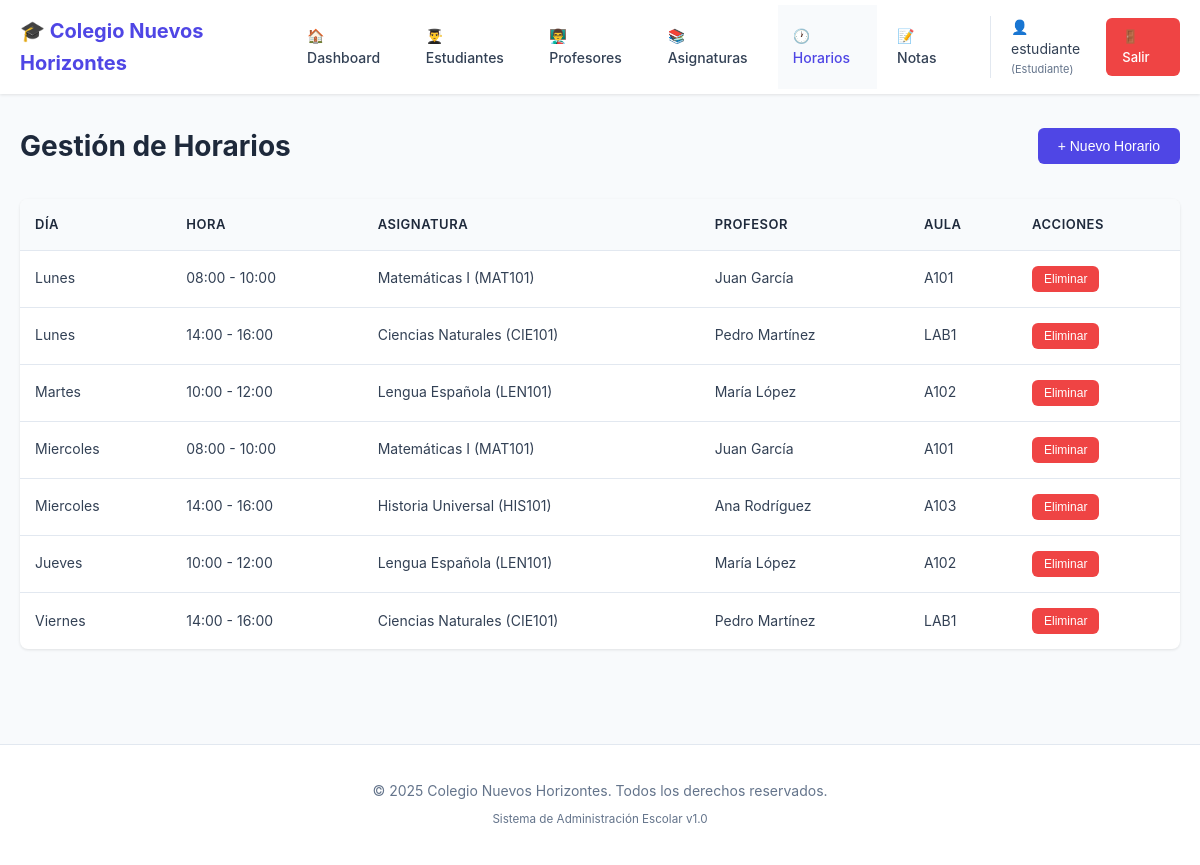
Page /Nuevo-Colegio/horarios.php (signed in) on the committed database.
### tables this page shows
CREATE TABLE horarios (
    id INT PRIMARY KEY AUTO_INCREMENT,
    asignatura_id INT NOT NULL,
    profesor_id INT NOT NULL,
    dia_semana ENUM('lunes', 'martes', 'miercoles', 'jueves', 'viernes', 'sabado') NOT NULL,
    hora_inicio TIME NOT NULL,
    hora_fin TIME NOT NULL,
    aula VARCHAR(20),
    FOREIGN KEY (asignatura_id) REFERENCES asignaturas(id),
    FOREIGN KEY (profesor_id) REFERENCES profesores(id)
);

CREATE TABLE asignaturas (
    id INT PRIMARY KEY AUTO_INCREMENT,
    nombre VARCHAR(100) NOT NULL,
    descripcion TEXT,
    codigo VARCHAR(20) UNIQUE NOT NULL,
    creditos INT DEFAULT 1,
    activo BOOLEAN DEFAULT TRUE
);

### Nuevo-Colegio/horarios.php (the view, shortened to what this page needs)
<?php
$db = getDBConnection();
$stmt = $db->query("
    SELECT h.*, a.nombre as asignatura, a.codigo,
           CONCAT(p.nombre, ' ', p.apellido) as profesor
    FROM horarios h
    JOIN asignaturas a ON h.asignatura_id = a.id
    JOIN profesores p ON h.profesor_id = p.id
    ORDER BY
        FIELD(h.dia_semana, 'lunes', 'martes', 'miercoles', 'jueves', 'viernes', 'sabado'),
        h.hora_inicio
");
$horarios = $stmt->fetchAll();
include 'includes/header.php';
?>
<div class="page-container">
    <div class="page-header">
        <h2>Gestión de Horarios</h2>
        <button onclick="abrirModal()" class="btn btn-primary">+ Nuevo Horario</button>
    </div>
    <div class="table-container">
        <table class="data-table">
            <thead>
                <tr>
                    <th>Día</th>
                    <th>Hora</th>
                    <th>Asignatura</th>
                    <th>Profesor</th>
                    <th>Aula</th>
                    <th>Acciones</th>
                </tr>
            </thead>
            <tbody>
                <?php foreach ($horarios as $h): ?>
                <tr>
                    <td><?php echo ucfirst($h['dia_semana']); ?></td>
                    <td><?php echo substr($h['hora_inicio'], 0, 5) . ' - ' . substr($h['hora_fin'], 0, 5); ?></td>
                    <td><?php echo htmlspecialchars($h['asignatura'] . ' (' . $h['codigo'] . ')'); ?></td>
                    <td><?php echo htmlspecialchars($h['profesor']); ?></td>
                    <td><?php echo htmlspecialchars($h['aula']); ?></td>
                    <td class="actions">
                        <button onclick="eliminarHorario(<?php echo $h['id']; ?>)"
                                class="btn btn-sm btn-danger">Eliminar</button>
                    </td>
                </tr>
                <?php endforeach; ?>
            </tbody>
        </table>
    </div>
</div>
<?php include 'includes/footer.php'; ?>

### Nuevo-Colegio/includes/header.php (shortened to what this page needs)
<!DOCTYPE html>
<html lang="es">
<head>
    <link rel="stylesheet" href="css/style.css">
</head>
<body>
    <nav class="navbar">
        <div class="nav-container">
            <div class="nav-brand">
                <h1>🎓 <?php echo SITE_NAME; ?></h1>
            </div>
            <ul class="nav-menu" id="navMenu">
                <li><a href="dashboard.php" class="<?php echo basename($_SERVER['PHP_SELF']) == 'dashboard.php' ? 'active' : ''; ?>">
                    🏠 Dashboard
                </a></li>
                <li><a href="estudiantes.php" class="<?php echo basename($_SERVER['PHP_SELF']) == 'estudiantes.php' ? 'active' : ''; ?>">
                    👨‍🎓 Estudiantes
                </a></li>
                <li><a href="profesores.php" class="<?php echo basename($_SERVER['PHP_SELF']) == 'profesores.php' ? 'active' : ''; ?>">
                    👨‍🏫 Profesores
                </a></li>
                <li><a href="asignaturas.php" class="<?php echo basename($_SERVER['PHP_SELF']) == 'asignaturas.php' ? 'active' : ''; ?>">
                    📚 Asignaturas
                </a></li>
                <li><a href="horarios.php" class="<?php echo basename($_SERVER['PHP_SELF']) == 'horarios.php' ? 'active' : ''; ?>">
                    🕐 Horarios
                </a></li>
                <li><a href="notas.php" class="<?php echo basename($_SERVER['PHP_SELF']) == 'notas.php' ? 'active' : ''; ?>">
                    📝 Notas
                </a></li>
                <li class="user-menu">
                    <span class="user-name">
                        👤 <?php echo $_SESSION['user_nombre']; ?>
                        <small>(<?php echo ucfirst($_SESSION['user_rol']); ?>)</small>
                    </span>
                    <a href="logout.php" class="logout-btn">🚪 Salir</a>
                </li>
            </ul>
        </div>
    </nav>
    <main class="main-content">

### Nuevo-Colegio/includes/footer.php (shortened to what this page needs)
</main>
    <footer class="footer">
        <div class="footer-content">
            <p>&copy; <?php echo date('Y'); ?> <?php echo SITE_NAME; ?>. Todos los derechos reservados.</p>
            <p><small>Sistema de Administración Escolar v1.0</small></p>
        </div>
    </footer>
</body>
</html>

### Nuevo-Colegio/css/style.css (style rules this page uses)
* { margin: 0; padding: 0; box-sizing: border-box; }
:root { --primary-color: #4f46e5; --secondary-color: #64748b; --success-color: #10b981; --danger-color: #ef4444; --warning-color: #f59e0b; --info-color: #3b82f6; --dark-color: #1e293b; --light-color: #f8fafc; --border-color: #e2e8f0; --text-color: #334155; --shadow: 0 1px 3px rgba(0,0,0,0.1); --shadow-lg: 0 10px 25px rgba(0,0,0,0.1); }
body { font-family: -apple-system, BlinkMacSystemFont, 'Segoe UI', Roboto, Oxygen, Ubuntu, sans-serif; background-color: var(--light-color); color: var(--text-color); line-height: 1.6; }
.navbar { background: white; box-shadow: var(--shadow); position: sticky; top: 0; z-index: 1000; }
.nav-container { max-width: 1400px; margin: 0 auto; padding: 0 20px; display: flex; align-items: center; justify-content: space-between; }
.nav-brand h1 { font-size: 20px; color: var(--primary-color); padding: 15px 0; }
.nav-menu { display: flex; list-style: none; gap: 5px; align-items: center; }
.nav-menu li a { display: block; padding: 20px 15px; text-decoration: none; color: var(--text-color); transition: all 0.3s; font-size: 14px; font-weight: 500; }
.nav-menu li a:hover, .nav-menu li a.active { color: var(--primary-color); background: var(--light-color); }
.user-menu { display: flex; align-items: center; gap: 15px; margin-left: 20px; padding-left: 20px; border-left: 1px solid var(--border-color); }
.user-name { font-size: 14px; color: var(--text-color); }
.user-name small { display: block; font-size: 11px; color: var(--secondary-color); }
.logout-btn { background: var(--danger-color); color: white !important; padding: 8px 16px !important; border-radius: 6px; font-size: 13px !important; }
.main-content { max-width: 1400px; margin: 0 auto; padding: 30px 20px; min-height: calc(100vh - 200px); }
.page-header { display: flex; justify-content: space-between; align-items: center; margin-bottom: 30px; flex-wrap: wrap; gap: 15px; }
.page-header h2 { font-size: 28px; color: var(--dark-color); }
.btn { display: inline-block; padding: 10px 20px; border: none; border-radius: 6px; font-size: 14px; font-weight: 500; cursor: pointer; transition: all 0.3s; text-decoration: none; text-align: center; }
.btn-primary { background: var(--primary-color); color: white; }
.btn-danger { background: var(--danger-color); color: white; }
.btn-sm { padding: 6px 12px; font-size: 12px; }
.table-container { background: white; border-radius: 8px; box-shadow: var(--shadow); overflow-x: auto; }
.data-table { width: 100%; border-collapse: collapse; }
.data-table thead { background: var(--light-color); }
.data-table th { padding: 15px; text-align: left; font-weight: 600; color: var(--dark-color); font-size: 13px; text-transform: uppercase; letter-spacing: 0.5px; }
.data-table td { padding: 15px; border-top: 1px solid var(--border-color); font-size: 14px; }
.data-table .actions { display: flex; gap: 8px; }
.footer { background: white; border-top: 1px solid var(--border-color); padding: 30px 20px; text-align: center; margin-top: 50px; }
.footer-content p { color: var(--secondary-color); font-size: 14px; margin: 5px 0; }

### rows in the picture
horarios: dia_semana "Lunes", hora_inicio "08:00", hora_fin "10:00", asignatura.codigo "Matemáticas I (MAT101)", profesor "Juan García", aula "A101"
horarios: dia_semana "Lunes", hora_inicio "14:00", hora_fin "16:00", asignatura.codigo "Ciencias Naturales (CIE101)", profesor "Pedro Martínez", aula "LAB1"
horarios: dia_semana "Martes", hora_inicio "10:00", hora_fin "12:00", asignatura.codigo "Lengua Española (LEN101)", profesor "María López", aula "A102"
horarios: dia_semana "Miercoles", hora_inicio "08:00", hora_fin "10:00", asignatura.codigo "Matemáticas I (MAT101)", profesor "Juan García", aula "A101"
horarios: dia_semana "Miercoles", hora_inicio "14:00", hora_fin "16:00", asignatura.codigo "Historia Universal (HIS101)", profesor "Ana Rodríguez", aula "A103"
horarios: dia_semana "Jueves", hora_inicio "10:00", hora_fin "12:00", asignatura.codigo "Lengua Española (LEN101)", profesor "María López", aula "A102"
horarios: dia_semana "Viernes", hora_inicio "14:00", hora_fin "16:00", asignatura.codigo "Ciencias Naturales (CIE101)", profesor "Pedro Martínez", aula "LAB1"

### other values in the picture
SITE_NAME "Colegio Nuevos Horizontes"
$_SESSION['user_nombre'] "estudiante"
$_SESSION['user_rol'] "Estudiante"
